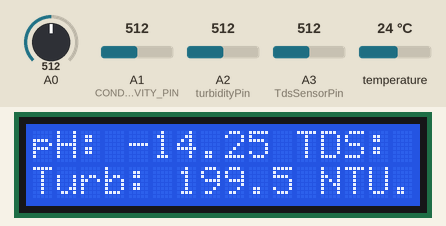
Recording of a sketch running on a simulated Arduino Uno, built with avr-gcc and run on an emulated ATmega328P. Shown: 16×2 character LCD. The inputs (shaded band) are chosen by the test bench; at power-on: A0 = 512, A2 (turbidityPin) = 512, A1 (CONDUCTIVITY_PIN) = 512, A3 (TdsSensorPin) = 512, temperature 24 °C. What the sketch prints to the serial monitor is not drawn.

Above: at 3.7 s.
3.8 s: A0 set to 716
At 5.8 s:
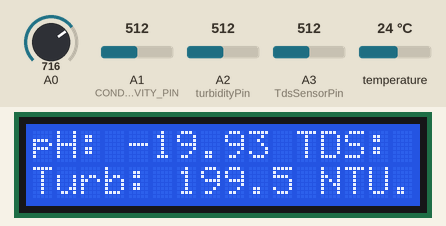
6.7 s: A2 (turbidityPin) set to 716
At 10.6 s:
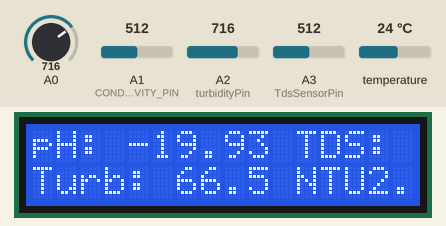
11.0 s: A1 (CONDUCTIVITY_PIN) set to 716
At 12.4 s:
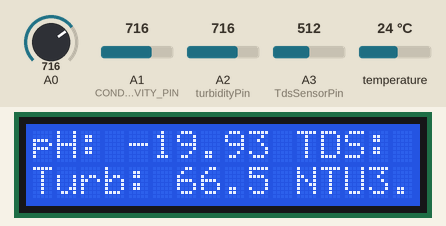
13.1 s: A0 set to 992
At 17.0 s:
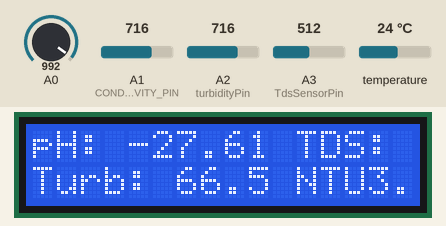
17.3 s: A1 (CONDUCTIVITY_PIN) set to 992
At 18.9 s:
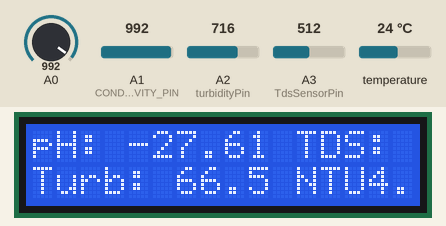
19.4 s: A2 (turbidityPin) set to 992
At 22.4 s:
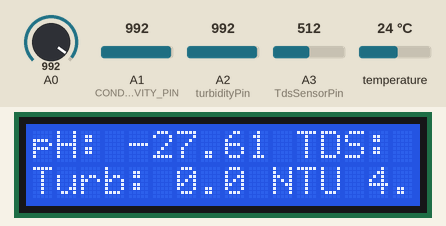
Timing chart, 0 to 23.9 s (numbered marks = the images above; inputs shaded):
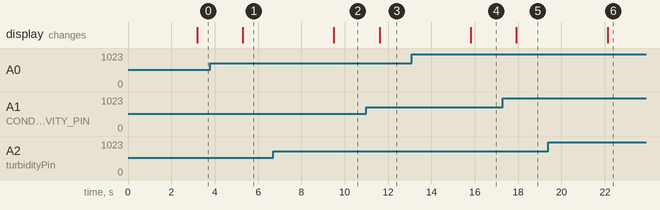

The sketch:

allsystem.ino
```cpp
#include <LiquidCrystal.h>
#include <OneWire.h>
#include <DallasTemperature.h>

// LCD initialization
LiquidCrystal lcd(12, 11, 5, 4, 3, 2);  // RS, E, D4, D5, D6, D7

// Conductivity sensor and temperature sensor pins
#define ONE_WIRE_BUS 7          // Pin connected to DS18B20 data pin
#define CONDUCTIVITY_PIN A1      // Pin connected to voltage divider for conductivity

// Variables for pH, TDS, and Turbidity readings
int phBuffer[10], avgval;
float calibration_value = 0.00;
float tdsValue = 0, tdsVoltage;
int tdsBuffer[30], tdsBufferTemp[30];
int tdsBufferIndex = 0;
float turbidityVoltage = 0, turbidity = 0;
#define turbidityPin A2
#define TdsSensorPin A3
#define SCOUNT 30
#define VREF 5.0

// OneWire and DallasTemperature setup for temperature
OneWire oneWire(ONE_WIRE_BUS);
DallasTemperature sensors(&oneWire);
float temperature = 25.0;  // Default temperature value

// --- Setup ---
void setup() {
  Serial.begin(9600);
  lcd.begin(16, 2);  // LCD with 16 columns and 2 rows
  sensors.begin();   // Start temperature sensor

  delay(2000);
  lcd.clear();
}

// --- Main Loop ---
void loop() {
  // Reading values from sensors
  readPH();
  readTDS();
  readTurbidity();
  readTemperature();
  readConductivity();

  // Serial Monitor display
  Serial.print("pH: ");
  Serial.print(getPH(), 2);
  Serial.print(" | TDS: ");
  Serial.print(tdsValue, 0);
  Serial.print(" ppm | Turbidity: ");
  Serial.print(turbidity, 1);
  Serial.print(" NTU | Temp: ");
  Serial.print(temperature, 1);
  Serial.println(" °C");

  // LCD display
  lcd.setCursor(0, 0);
  lcd.print("pH: ");
  lcd.print(getPH(), 2);  // Display pH with 2 decimal places
  lcd.print(" TDS: ");
  lcd.print(tdsValue, 0);  // Display TDS with no decimal places

  lcd.setCursor(0, 1);
  lcd.print("Turb: ");
  lcd.print(turbidity, 1);  // Display turbidity with 1 decimal place
  lcd.print(" NTU");

  delay(1000);
}

// --- Reading pH ---
void readPH() {
  for (int i = 0; i < 10; i++) {
    phBuffer[i] = analogRead(A0);
    delay(30);
  }
  avgval = 0;
  for (int i = 2; i < 8; i++) {
    avgval += phBuffer[i];
  }
  avgval /= 6;
}

float getPH() {
  float voltage = avgval * 5.0 / 1024;
  return -5.70 * voltage + calibration_value;
}

// --- Reading TDS ---
void readTDS() {
  tdsBuffer[tdsBufferIndex] = analogRead(TdsSensorPin);
  tdsBufferIndex++;
  if (tdsBufferIndex == SCOUNT) {
    tdsBufferIndex = 0;
  }

  // Median filtering
  for (int i = 0; i < SCOUNT; i++) {
    tdsBufferTemp[i] = tdsBuffer[i];
  }
  tdsVoltage = getMedianNum(tdsBufferTemp, SCOUNT) * VREF / 1024.0;

  // Temperature compensation
  float compensationCoefficient = 1.0 + 0.02 * (temperature - 25.0);
  float compensationVoltage = tdsVoltage / compensationCoefficient;

  // TDS calculation
  tdsValue = (133.42 * compensationVoltage * compensationVoltage * compensationVoltage
              - 255.86 * compensationVoltage * compensationVoltage
              + 857.39 * compensationVoltage) * 0.5;
}

int getMedianNum(int bArray[], int iFilterLen) {
  int bTemp[iFilterLen];
  for (int i = 0; i < iFilterLen; i++) {
    bTemp[i] = bArray[i];
  }
  for (int j = 0; j < iFilterLen - 1; j++) {
    for (int i = 0; i < iFilterLen - j - 1; i++) {
      if (bTemp[i] > bTemp[i + 1]) {
        int temp = bTemp[i];
        bTemp[i] = bTemp[i + 1];
        bTemp[i + 1] = temp;
      }
    }
  }
  return (iFilterLen & 1) ? bTemp[(iFilterLen - 1) / 2] : (bTemp[iFilterLen / 2] + bTemp[iFilterLen / 2 - 1]) / 2;
}

// --- Reading Turbidity ---
void readTurbidity() {
  int sensorValue = analogRead(turbidityPin);
  turbidityVoltage = sensorValue * (5.0 / 1023.0);
  turbidity = -133.42 * turbidityVoltage + 533.42;
  if (turbidity < 0) turbidity = 0;
}

// --- Reading Temperature ---
void readTemperature() {
  sensors.requestTemperatures();
  temperature = sensors.getTempCByIndex(0);
}

// --- Reading Conductivity ---
void readConductivity() {
  int sensorValue = analogRead(CONDUCTIVITY_PIN);
  float conductivityVoltage = sensorValue * (5.0 / 1023.0);  // Convert to voltage

  Serial.print(" | Conductivity Voltage: ");
  Serial.print(conductivityVoltage);
  Serial.println(" V");

  lcd.setCursor(8, 1);
  lcd.print("Cond: ");
  lcd.print(conductivityVoltage, 2);  // Display conductivity voltage
}
```

Measured:
- after the input at 3.8 s, the display: changes after 1.5 s (image 1)
- after the input at 6.7 s, the display: changes after 2.8 s (image 2)
- after the input at 11.0 s, the display: changes after 0.61 s (image 3)
- after the input at 13.1 s, the display: changes after 2.7 s (image 4)
- after the input at 17.3 s, the display: changes after 0.62 s (image 5)
- after the input at 19.4 s, the display: changes after 2.7 s (image 6)
